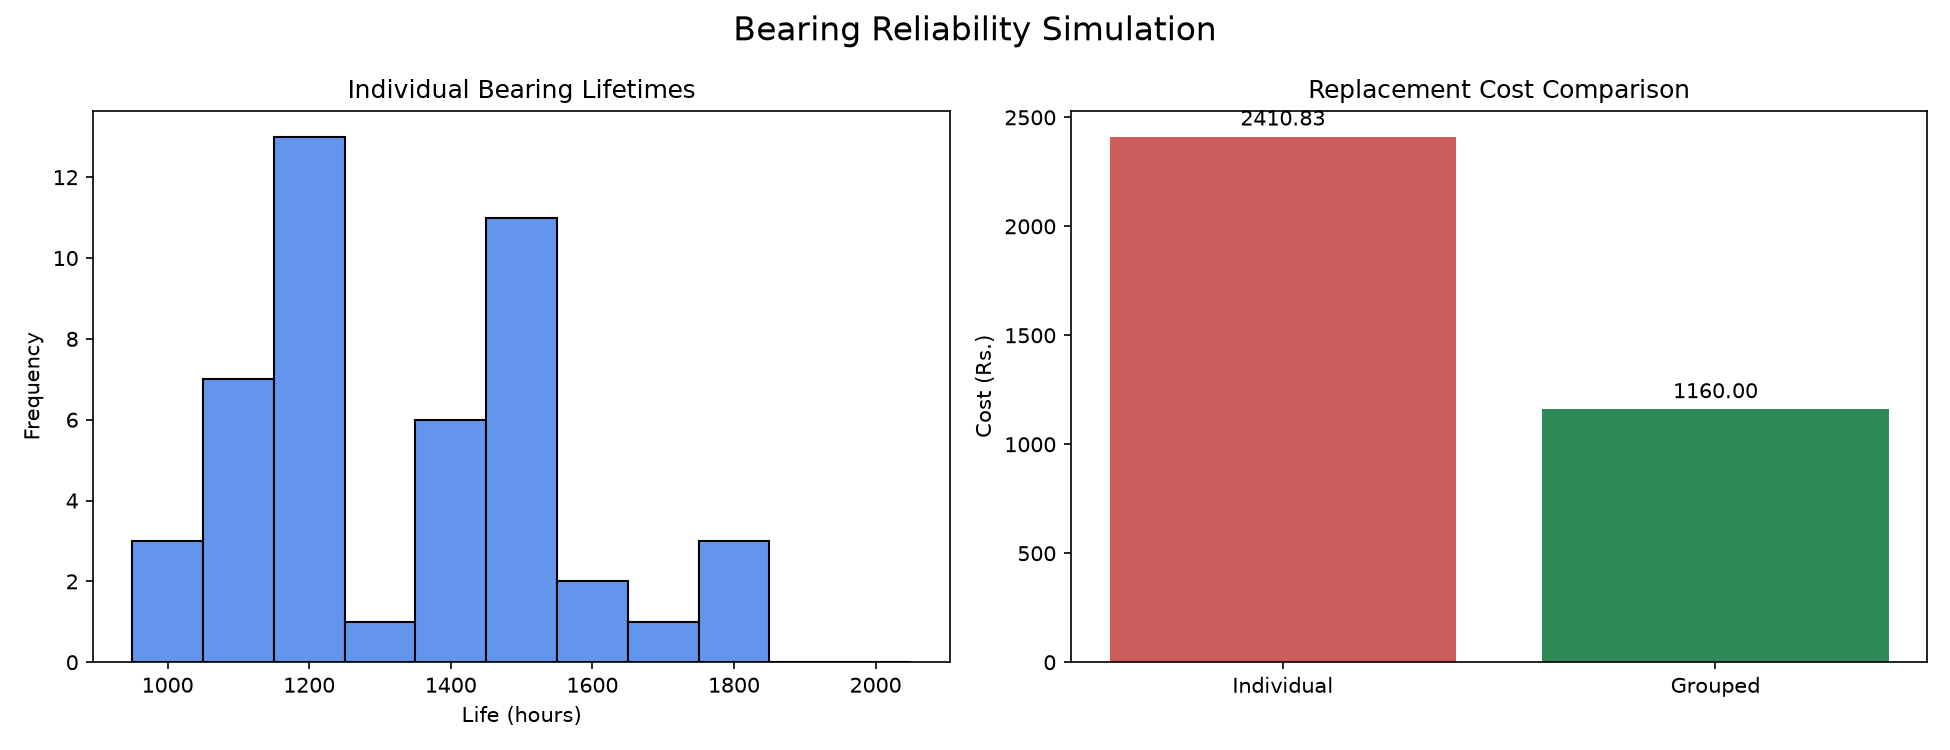

Write Python code to recreate this figure.
from pathlib import Path

import matplotlib.pyplot as plt
import numpy as np

# Step 1: Define bearing life and mechanic-delay distributions.
rng = np.random.default_rng(42)
life_values = np.arange(1000, 2000, 100)
life_probabilities = np.array([0.10, 0.14, 0.24, 0.14, 0.12, 0.10, 0.06, 0.05, 0.03, 0.02])
delay_values = np.array([4, 6, 8])
delay_probabilities = np.array([0.3, 0.6, 0.1])
replacement_time = 20
replacement_cost = 20
delay_cost_per_minute = 5
mechanic_cost_per_hour = 25
operating_time = 20_000

# Manual option: uncomment these lines to use question-provided values.
# manual_bearing_lives = [1800, 1200, 1600, 1300, 1100, 1000]
# manual_mechanic_delays = [4, 6, 8, 6]
manual_bearing_lives = None
manual_mechanic_delays = None
manual_life_index = 0
manual_delay_index = 0


def simulate_life() -> int:
    global manual_life_index
    if manual_bearing_lives is not None:
        if manual_life_index >= len(manual_bearing_lives):
            raise ValueError("Add more manual bearing-life values for the simulation.")
        life = manual_bearing_lives[manual_life_index]
        manual_life_index += 1
        return int(life)
    return int(rng.choice(life_values, p=life_probabilities))


def simulate_delay() -> int:
    global manual_delay_index
    if manual_mechanic_delays is not None:
        if manual_delay_index >= len(manual_mechanic_delays):
            raise ValueError("Add more manual mechanic-delay values for the simulation.")
        delay_value = manual_mechanic_delays[manual_delay_index]
        manual_delay_index += 1
        return int(delay_value)
    return int(rng.choice(delay_values, p=delay_probabilities))


def simulate_individual_bearings() -> tuple[list[int], int, int]:
    bearing_lives = [[], [], []]
    elapsed = [0, 0, 0]
    while min(elapsed) < operating_time:
        for index in range(3):
            if elapsed[index] < operating_time:
                life = simulate_life()
                bearing_lives[index].append(life)
                elapsed[index] += life

    two_down = 0
    three_down = 0
    for lives in zip(*bearing_lives):
        equal_count = len(set(lives))
        if equal_count == 1:
            three_down += 1
        elif equal_count == 2:
            two_down += 1

    return [life for bearing in bearing_lives for life in bearing], two_down, three_down


def calculate_cost(number_of_bearings: int, two_down: int, three_down: int) -> float:
    mechanic_calls = number_of_bearings - two_down - 2 * three_down
    delay_minutes = sum(simulate_delay() for _ in range(max(mechanic_calls, 0)))
    repair_minutes = number_of_bearings * replacement_time - 10 * two_down - 20 * three_down
    return (
        number_of_bearings * replacement_cost
        + delay_minutes * delay_cost_per_minute
        + repair_minutes / 60 * mechanic_cost_per_hour
    )


individual_lives, two_down, three_down = simulate_individual_bearings()
old_cost = calculate_cost(len(individual_lives), two_down, three_down)

grouped_lives = []
grouped_delays = []
elapsed = 0

while elapsed < operating_time:
    grouped_lives.append(min(simulate_life(), simulate_life(), simulate_life()))
    grouped_delays.append(simulate_delay())
    elapsed += grouped_lives[-1]

new_cost = (
    len(grouped_lives) * replacement_cost
    + sum(grouped_delays) * delay_cost_per_minute
    + len(grouped_lives) * 40 / 60 * mechanic_cost_per_hour
)

print("Individual replacement cost =", round(old_cost, 2), "Rs.")
print("Group replacement cost      =", round(new_cost, 2), "Rs.")
print("Estimated saving             =", round(old_cost - new_cost, 2), "Rs.")
print("Individual bearing failures  =", len(individual_lives))
print("Grouped replacement events  =", len(grouped_lives))
print("Two bearings down together   =", two_down)
print("Three bearings down together =", three_down)

# Step 2: Compare bearing-life distributions and replacement costs.
fig, axes = plt.subplots(1, 2, figsize=(13, 5))
axes[0].hist(individual_lives, bins=np.arange(950, 2051, 100), color="cornflowerblue", edgecolor="black")
axes[0].set_title("Individual Bearing Lifetimes")
axes[0].set_xlabel("Life (hours)")
axes[0].set_ylabel("Frequency")

bars = axes[1].bar(["Individual", "Grouped"], [old_cost, new_cost], color=["indianred", "seagreen"])
axes[1].set_title("Replacement Cost Comparison")
axes[1].set_ylabel("Cost (Rs.)")
axes[1].bar_label(bars, fmt="%.2f", padding=3)

fig.suptitle("Bearing Reliability Simulation", fontsize=16)
fig.tight_layout()
output_file = Path(__file__).with_name("2.6_bearing_reliability.png")
fig.savefig(output_file, dpi=150)
print(f"Graph saved to '{output_file}'")
plt.show()
